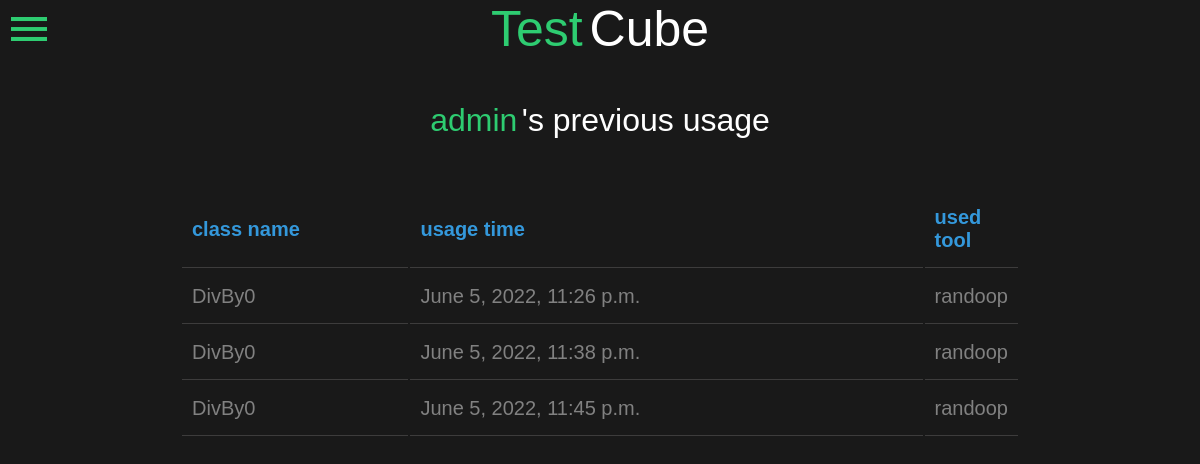
The app's page /run_randoop/previous/ (signed in), older data.
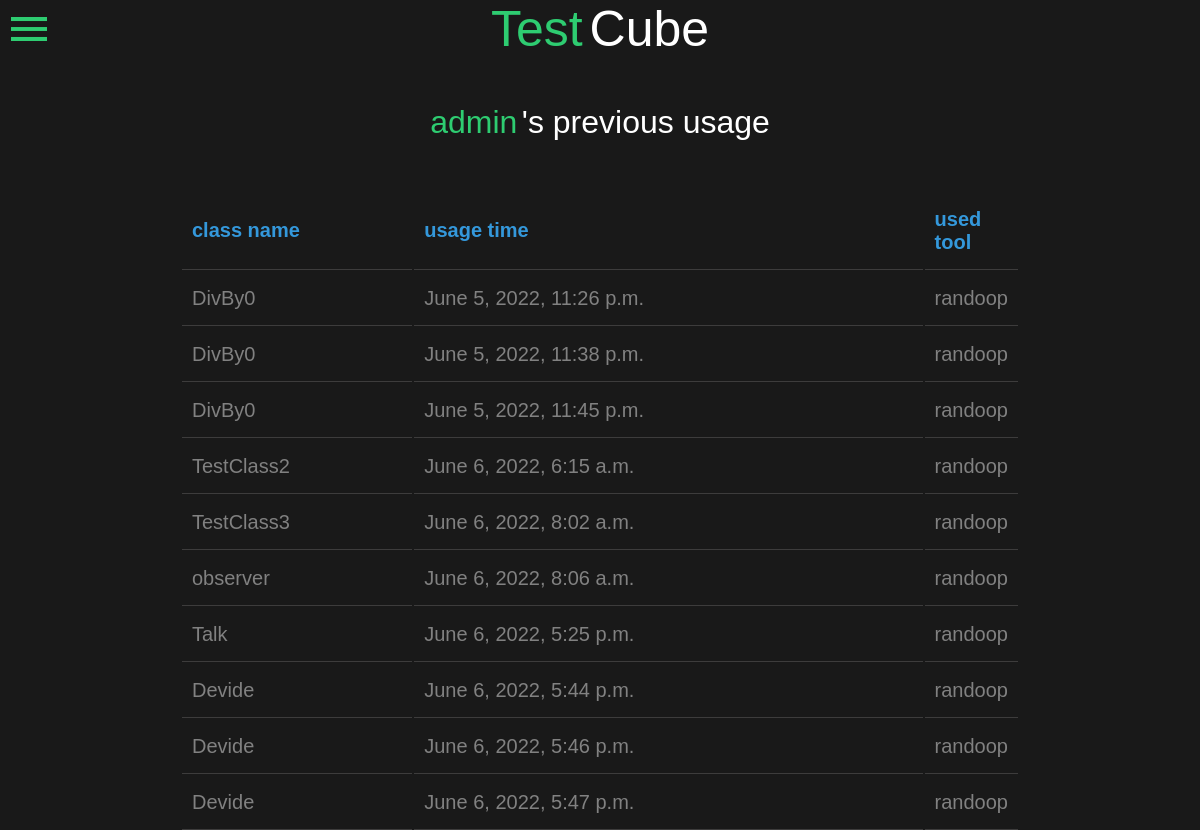
The same page, newer data.
### run_randoop/models.py (models this page shows, shortened)
class User_Codes(models.Model):
    user = models.ForeignKey(User, on_delete=models.CASCADE)
    class_name = models.CharField(max_length=50, null=True)
    source_code = models.TextField()
    test_code = models.TextField()
    expected_behavior = models.TextField()
    report = models.TextField()
    date_time = models.DateTimeField(auto_now=True)
    used_tool = models.CharField(max_length=10, null=True)

### run_randoop/views.py (the view)
# urls.py: path('run_randoop/previous/', rr_views.viewHistory),
def viewHistory(request):
    cur_user = User.objects.get(name=request.user.username)
    code_dc = {
        "user_codes": cur_user.user_codes_set.all(),
    }
    return render(request, 'usage.html', code_dc)

### run_randoop/templates/usage.html (shortened to what this page needs)
<!DOCTYPE html>
<html>
<head>
</head>
<body>
    <div class="box">
        <span onclick="openNav()">
            <i class="material-icons" style="font-size:48px;color:#2ecc71; position: absolute; left: 5px; top: 5px;">menu</i>
        </span>
        <a href="../" style="font-size: 25px; text-decoration: none;">
            <h1 style="color: #2ecc71; display: inline;">Test</h1>
            <h1 style="display: unset;">Cube</h1>
        </a>
        <br>
        <svg height="5%" width="500px">
        </svg>
        <div style="padding-bottom: 50px;">
            <h1 style="color: #2ecc71; display: inline;">{{ request.user.username }}</h1>
            <h1 style="display: unset;">'s previous usage</h1>
        </div>
        <table style="width: 70%;margin-left:auto;margin-right:auto; text-align: left;">
            <tr>
                <th class="profile" style="color:#3498db;width: 30%;">class name</th>
                <th class="profile" style="color:#3498db;">usage time</th>
                <th class="profile" style="color:#3498db;">used tool</th>
            </tr>
            {% for code in user_codes %}
            <tr>
                <td class="profile" style="width: 30%;">
                    <a href="{{code.id}}">{{ code.class_name }}</a>
                </td>
                <td class="profile" style="padding-right: 0px;">
                    <a href="{{code.id}}">{{ code.date_time }}</a>
                </td>
                <td class="profile">
                    {{ code.used_tool }}
                </td>
            </tr>
            {% endfor %}
        </table>
    </div>
</body>
</html>

### run_randoop/templates/usage.html (style rules this page uses)
body { margin: 0; padding: 0; font-family: sans-serif; background: #191919; }
.box { width: 100%; height: 100%; position: absolute; top: 50%; left: 50%; transform: translate(-50%,-50%); background: #191919; text-align: center; }
.box h1 { color: white; font-weight: 500; }
.box table { width: 100%; }
.profile { width: 70%; margin-left:auto; margin-right:auto; text-align: left; font-size: 20px; color:#818181; padding: 15px 10px 15px 10px; border-bottom: solid 1px #545252a0; }
.profile a { color:#818181; text-decoration: none; }

Row changes from the older to the newer data that the page shows:
added User_Codes: class_name "TestClass2", date_time "June 6, 2022, 6:15 a.m.", used_tool "randoop"
added User_Codes: class_name "TestClass3", date_time "June 6, 2022, 8:02 a.m.", used_tool "randoop"
added User_Codes: class_name "observer", date_time "June 6, 2022, 8:06 a.m.", used_tool "randoop"
added User_Codes: class_name "Talk", date_time "June 6, 2022, 5:25 p.m.", used_tool "randoop"
added User_Codes: class_name "Devide", date_time "June 6, 2022, 5:44 p.m.", used_tool "randoop"
added User_Codes: class_name "Devide", date_time "June 6, 2022, 5:46 p.m.", used_tool "randoop"
added User_Codes: class_name "Devide", date_time "June 6, 2022, 5:47 p.m.", used_tool "randoop"
